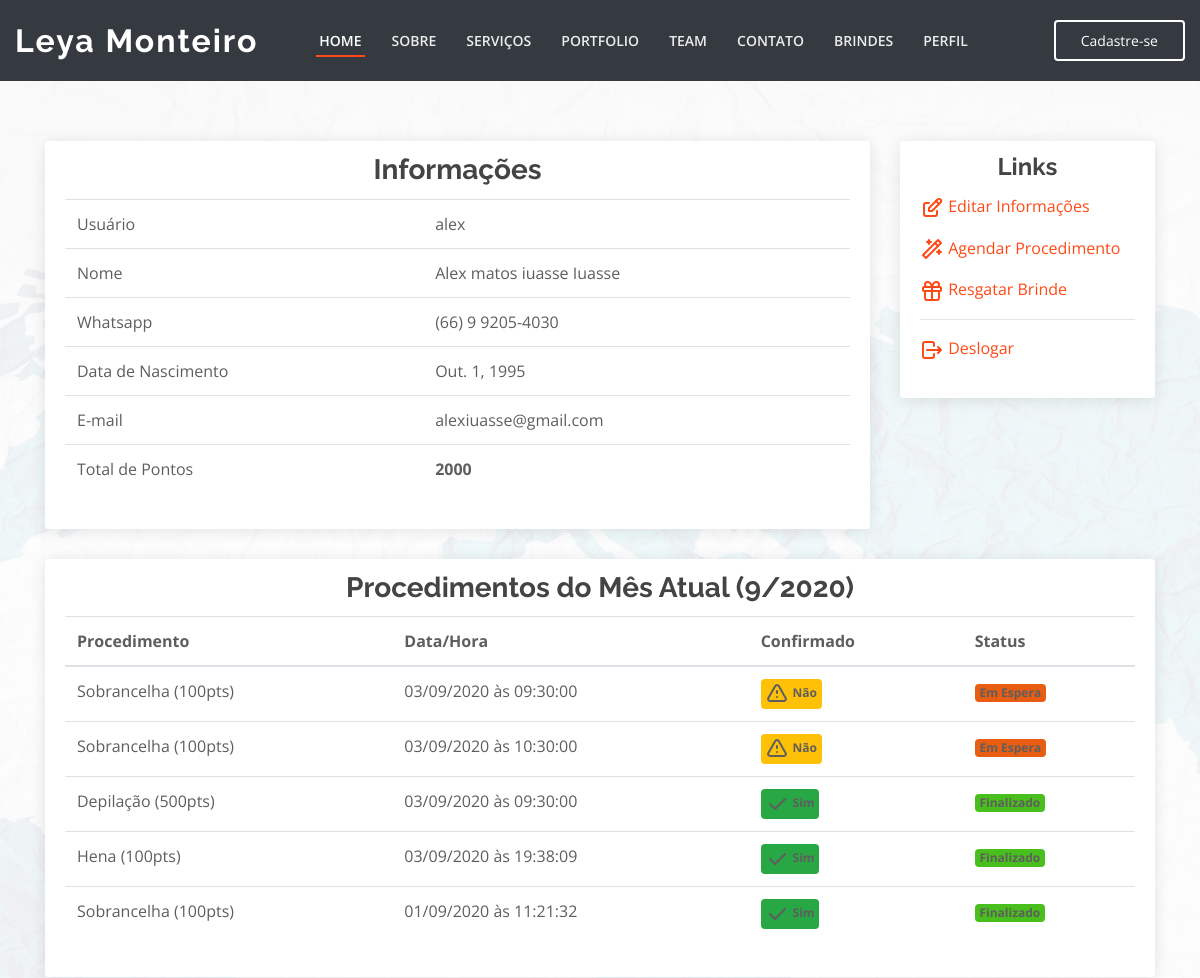
Before: /user/profile/frontend/ (signed in, upper part) with the older database file.
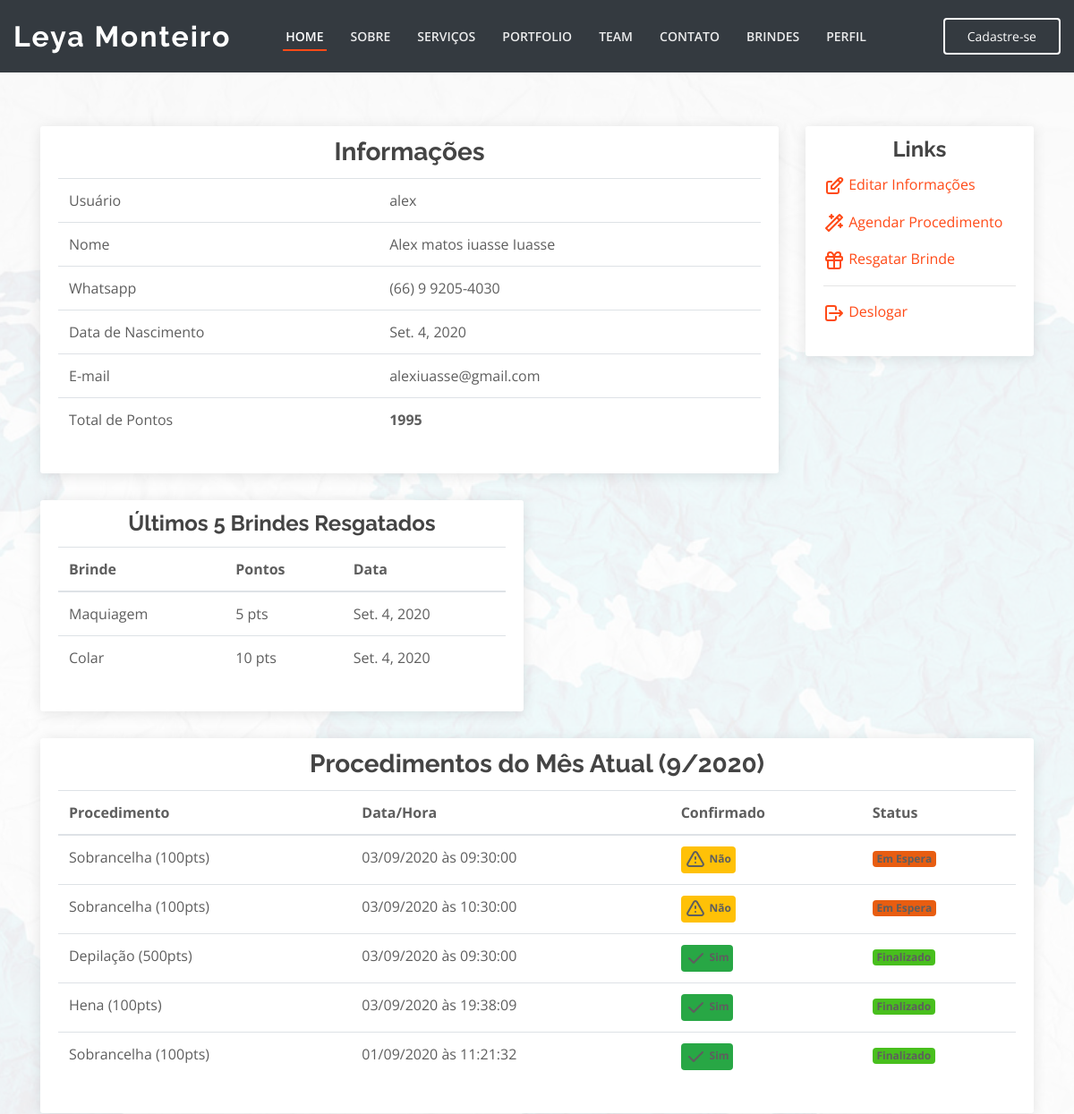
After: the same page with the newer database file.
### users/models.py (models this page shows, shortened)
class CustomUser(AbstractUser):
    birth_day = models.DateField('data de nascimento', blank=True, null=True)
    whatsapp = models.CharField('whatsapp', max_length=16)
    total_of_points = models.IntegerField(default=0, verbose_name='Total de pontos')
    def get_full_name(self):
        return "{} {}".format(self.first_name, self.last_name)
    @property
    def get_edit_url_frontend(self):
        return reverse('users:customuser:edit_frontend')
    def is_birthday(self):
        today = datetime.today()
        return self.birth_day.day == today.day and self.birth_day.month == today.month
    def get_dict_data(self):
        return {
            'Usuário': self.username,
            'Nome': self.get_full_name(),
            'Whatsapp': self.whatsapp,
            'Data de Nascimento': self.birth_day,
            'E-mail': self.email,
        }
    def get_service_sorted_by_actual_month(self):
        retDict = {}
        for s in self.orderofservice_set.filter(date__month=datetime.today().month).order_by('-date', '-id'):
            m_y = "{}/{}".format(s.date.month, s.date.year)
            if m_y in retDict:
                retDict[m_y]['services'].append(s)
            else:
                retDict[m_y] = {}
                retDict[m_y]['services'] = []
                retDict[m_y]['services'].append(s)
        return retDict
    @property
    def sorted_reward_set(self):
        return self.rewardretrieved_set.order_by('-date', '-id')[:5]

class RewardRetrieved(BaseModel):
    reward = models.ForeignKey("config.Reward", on_delete=models.PROTECT, verbose_name="Brinde")
    points = models.IntegerField("Pontos", default=0)
    quantity = models.IntegerField("Quantidade", default=1)
    date = models.DateField("Data", default=timezone.localtime(timezone.now()))
    retrieved = models.BooleanField("Resgatado", default=False, help_text="Esse brinde já foi resgatado?")
    customer = models.ForeignKey("users.CustomUser", on_delete=models.CASCADE, verbose_name="Cliente")

### service/models.py (models this page shows, shortened)
class OrderOfService(BaseModel):
    type_of_service = models.ForeignKey("config.TypeOfService", verbose_name="Procedimento", on_delete=models.SET_NULL,
                                        null=True)
    status = models.ForeignKey("config.StatusService", verbose_name="Status", on_delete=models.PROTECT)
    finished = models.BooleanField("finalizado", default=False)
    counted = models.BooleanField("contabilizado", default=False, help_text="Procedimento já foi contabilizado?")
    confirmed = models.BooleanField("confirmado", default=False, help_text="Procedimento foi confirmado?")
    date = models.DateField("Data", default=timezone.localtime(timezone.now()))
    time = models.TimeField("Hora", default=timezone.localtime(timezone.now()))
    observation = models.TextField("observação", blank=True)
    customer = models.ForeignKey("users.CustomUser", verbose_name="Cliente", on_delete=models.CASCADE, blank=True,
                                 null=True)
    def get_confirmed_html(self):
        return settings.ICON_CONFIRMED if self.confirmed else settings.ICON_NOT_CONFIRMED
    def get_date_html(self):
        return "Hoje às {} <span class='text-info'>{}</span>".format(self.time,
                                                                     ICON_CALENDAR) if self.date == date.today() \
            else "{} às {}".format(self.date.strftime("%d/%m/%Y"), self.time)

### config/models.py (models this page shows, shortened)
class BaseConfigModel(BaseModel):
    name = models.CharField("nome", max_length=128)
    def __str__(self):
        return self.name
    class Meta:
        abstract = True

class TypeOfService(BaseConfigModel):
    contextual = models.CharField("cor", default="#ffffff", max_length=7,
                                  help_text="Escolha uma cor para representar esse procedimento!")
    time = models.FloatField("tempo", default=30, help_text="Coloque o tempo em minutos, ex.: 1hr = 60min")
    value = models.DecimalField("Valor", max_digits=11, decimal_places=2, default=0,
                                help_text="Valor do procedimento, ele será usado para auto preenchimento de alguns "
                                          "campos!")
    rewarded_points = models.IntegerField("pontos ganhos", default=0)
    description = models.TextField("Descrição", blank=True, help_text="Usado no site para descrever o procedimento")
    image = models.FileField("Foto", help_text="Foto representando o procedimento.", blank=True, null=True)

class StatusService(BaseConfigModel):
    contextual = models.CharField("cor", default="#ffffff", max_length=7,
                                  help_text="Escolha uma cor para representar esse status")

class Reward(BaseConfigModel):
    contextual = models.CharField("cor", default="#ffffff", max_length=7,
                                  help_text="Escolha uma cor para representar esse brinde!")
    quantity_in_points = models.IntegerField("quantidade de pontos", default=1)
    available = models.BooleanField("Disponível", default=True)
    description = models.TextField("Descrição", blank=True, help_text="Usado no site para descrever o brinde")
    image = models.FileField("Foto", help_text="Foto representando o brinde.", blank=True, null=True)

### users/views.py (the view)
# urls.py: path('profile/frontend/', CustomUserProfileFrontend.as_view(), name='profile_frontend'),
class CustomUserProfileFrontend(LoginRequiredMixin, View):
    template = 'homepage/profile.html'
    title = TITLE_VIEW_USER
    subtitle = SUBTITLE_USER
    def get(self, request):
        obj = request.user
        return render(request, self.template, {
            'obj': obj
        })

### frontend/templates/homepage/profile.html (shortened to what the changed rows need)
{% extends './homepage.html' %}
{% load l10n %}
{% load static %}
{% block header %}{% include './header.html' with header_class='sticky-top bg-dark ' %}{% endblock %}
{% block main %}
<main id="main">
    <section class="profile" id="profile">
        <div class="container" data-aos="fade-up">
            <div class="row">
                <div class="col-lg-9 col-md-auto">
                    <div class="card">
                        <div class="card-body">
                            <div class="table-responsive">
                                <table class="table table-hover">
                                    {% for k, v in obj.get_dict_data.items %}
                                    <tr>
                                        <td class="card-text">{{k}}</td>
                                        <td class="card-text">{{v}}</td>
                                    </tr>
                                    {% endfor %}
                                    <tr>
                                        <td class="card-text">
                                            <span class="font-weight-bold" data-toggle="counter-up">
                                                {{obj.total_of_points|unlocalize}}
                                            </span>
                                        </td>
                                    </tr>
                                </table>
                            </div>
                        </div>
                    </div>
                </div>
                <div class="col-lg-6">
                    {% if obj.sorted_reward_set %}
                    <div class="card">
                        <div class="card-body">
                            <h4 class="card-title">Últimos 5 Brindes Resgatados</h4>
                            <div class="table-responsive">
                                <table class="table table-hover">
                                    <thead>
                                    <tr>
                                        <th class="card-text">Brinde</th>
                                        <th class="card-text">Pontos</th>
                                        <th class="card-text">Data</th>
                                    </tr>
                                    </thead>
                                    <tbody>
                                    {% for r in obj.sorted_reward_set %}
                                    <tr>
                                        <td class="card-text">{{r.reward.name}}</td>
                                        <td class="card-text"><span data-toggle="counter-up">{{r.points}}</span>
                                            pts
                                        </td>
                                        <td class="card-text">{{r.date}}</td>
                                    </tr>
                                    {% endfor %}
                                    </tbody>
                                </table>
                            </div>
                        </div>
                    </div>
                    {% endif %}
                </div>
                <div class="col-lg-12">
                    {% for k,v in obj.get_service_sorted_by_actual_month.items %}
                    <div class="card">
                        <div class="card-body">
                            <h3 class="card-title">Procedimentos do Mês Atual ({{k}})</h3>
                            <div class="table-responsive">
                                <table class="table table-hover">
                                    <thead>
                                    <tr>
                                        <th class="card-text">Procedimento</th>
                                        <th class="card-text">Data/Hora</th>
                                        <th class="card-text">Confirmado</th>
                                        <th class="card-text">Status</th>
                                    </tr>
                                    </thead>
                                    <tbody>
                                    {% for kk,vv in v.items %}
                                    {% for s in vv %}
                                    <tr>
                                        <td class="card-text">
                                            {{s.type_of_service}}
                                            ({{s.type_of_service.rewarded_points}}pts)
                                        </td>
                                        <td class="card-text">{{s.get_date_html|safe}}</td>
                                        <td class="card-text">{{s.get_confirmed_html|safe}}</td>
                                        <td class="card-text">
                                                    <span class="badge"
                                                          style="background-color: {{s.status.contextual}};">
                                                        {{s.status}}
                                                    </span>
                                        </td>
                                    </tr>
                                    {% endfor %}
                                    {% endfor %}
                                    </tbody>
                                </table>
                            </div>
                        </div>
                    </div>
                    {% endfor %}
                </div>
            </div>
        </div>
    </section>
</main>
{% endblock %}

Changed rows visible on the page:
changed CustomUser "alex": total_of_points "2000" → "1995"
added RewardRetrieved: reward.name "Maquiagem", points "5", date "Set. 4, 2020"
added RewardRetrieved: reward.name "Colar", points "10", date "Set. 4, 2020"
Other visible differences:
new list line: "Data de Nascimento"
new list line: "Set. 4, 2020"
text now shown: "Últimos 5 Brindes Resgatados Brinde Pontos Data"
list line gone: "Data de Nascimento"
list line gone: "Out. 1, 1995"
